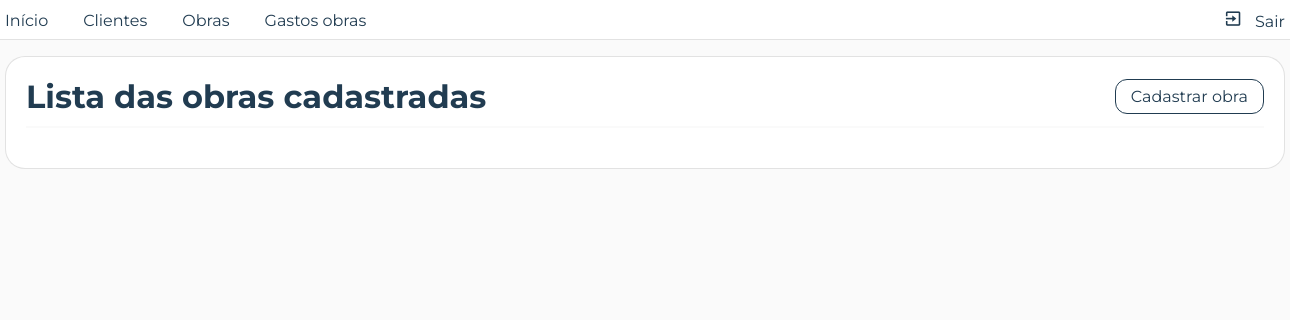
Before: /pages/front/listas/lista_obras.php (signed in) with the older database file.
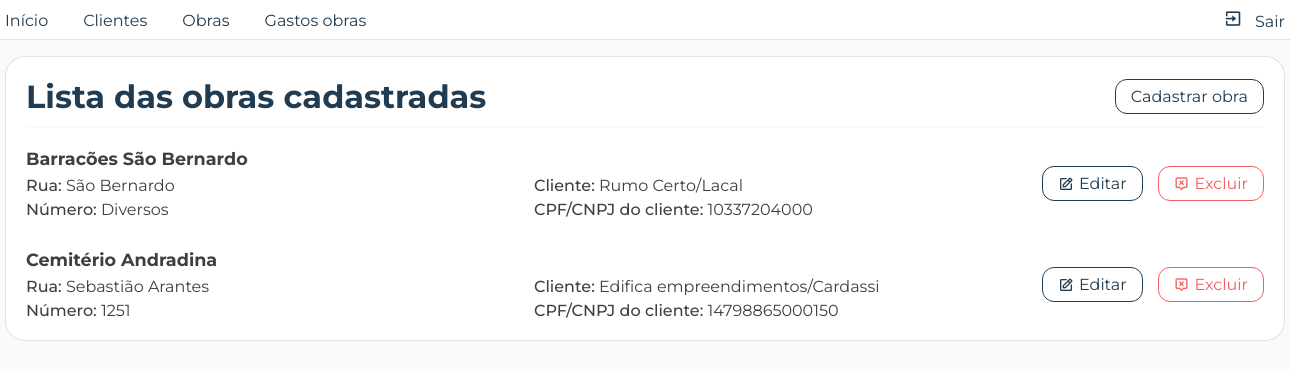
After: the same page with the newer database file.
### tables this page shows
CREATE TABLE `obras` (
  `id` int(11) NOT NULL,
  `nome` varchar(50) NOT NULL,
  `cpf_cnpj_cliente` varchar(20) NOT NULL,
  `id_cidade` int(11) NOT NULL,
  `rua` varchar(50) NOT NULL,
  `numObra` char(10) NOT NULL
);

CREATE TABLE `clientes` (
  `cpf_cnpj` varchar(20) NOT NULL,
  `nome` varchar(50) NOT NULL,
  `tipo_cliente` char(2) DEFAULT NULL
);

### pages/back/listas/lista_obrasdb.php (called while the page is built)
<?php
   require_once(__DIR__."/../../conexao/connection.php");
   try {
      $query = $conn->prepare("SELECT
                                 O.id,
                                 O.nome AS nomeObra,
                                 O.rua,
                                 O.numObra,
                                 C.cpf_cnpj,
                                 C.nome AS nomeCliente,
                                 Ci.cidade
                               FROM obras O
                               INNER JOIN clientes C
                               ON O.cpf_cnpj_cliente = C.cpf_cnpj
                               INNER JOIN cidades Ci
                               ON O.id_cidade = Ci.id
                               ORDER BY nomeObra ASC");
      $query->execute();
      if($query) {
         $obras = $query->fetchAll(PDO::FETCH_ASSOC);
         return $obras;
      }
   } catch(PDOException $erro) {
      echo $erro;
      echo "Não foi possível recuperar as obras cadastradas";
      exit();
   }
?>

### pages/front/listas/lista_obras.php (the view, shortened to what this page needs)
<?php
   require_once(__DIR__."/../../back/listas/lista_obrasdb.php");
?>
<!DOCTYPE html>
<html lang="pt-br">
<head>
      <link rel="stylesheet" href="<?= BASE_URL; ?>css/reset.css">
      <link rel="stylesheet" href="<?= BASE_URL; ?>css/style.css">
      <link rel="stylesheet" href="<?= BASE_URL; ?>css/listas.css">
</head>
<body>
      <?php require_once(__DIR__."/../menu.php"); ?>
      <div class="container container_lista">
         <div class="row rowTitulo">
            <h1>Lista das obras cadastradas</h1>
            <nav>
               <a href="<?= BASE_URL; ?>pages/front/cadastros/cadastrar_obras.php" class="btn nav">Cadastrar obra</a>
            </nav>
         </div>
         <div class="row lista">
            <?php
               foreach($obras as $linha) {
            ?>
               <div class="card">
                  <div class="particao_info">
                     <div class="row">
                        <h2 class="titulo_card_lista"><?= $linha['nomeObra']; ?></h2>
                     </div>
                     <div class="row">
                        <div class="particao">
                           <p class="texto_card_lista"><span class="bold">Rua:</span> <?= $linha['rua']; ?></p>
                           <p class="texto_card_lista"><span class="bold">Número:</span> <?= $linha['numObra']; ?></p>
                        </div>
                        <div class="particao">
                           <p class="texto_card_lista"><span class="bold">Cliente:</span> <?= $linha['nomeCliente']; ?></p>
                           <p class="texto_card_lista endereco_obra"><span class="bold">CPF/CNPJ do cliente:</span> <?= $linha['cpf_cnpj']; ?></p>
                        </div>
                     </div>
                  </div>
                  <div class="particao_btns_acao">
                     <a href="<?= BASE_URL; ?>pages/front/edits/editar_obra.php?id=<?= $linha['id']; ?>" class="btn editar">
                        <i class='bx bx-edit'></i>
                        Editar
                     </a>
                     <a
                        href="<?= BASE_URL; ?>pages/back/excluir/excluir_obradb.php?id=<?= $linha['id']; ?>"
                        class="btn excluir"
                        onclick="confirmarExclusao(event, '<?= $linha['nomeObra']; ?>')">
                        <i class='bx bx-message-alt-x'></i>
                        Excluir
                     </a>
                  </div>
               </div>
            <?php
               }
            ?>
         </div>
      </div>
</body>
</html>

### pages/front/menu.php (shortened to what this page needs)
<head>
   <link rel="stylesheet" href="<?= BASE_URL; ?>css/menu.css">
   <link href='https://unpkg.com/boxicons@2.1.4/css/boxicons.min.css' rel='stylesheet'>
</head>
<header>
   <div class="container">
      <nav>
         <ul>
            <li class="btnMenu"><a href="<?= BASE_URL; ?>?nomePag=Inicio">Início</a></li>
            <li class="btnMenu"><a href="<?= BASE_URL; ?>pages/front/listas/lista_clientes.php?nomePag=Clientes">Clientes</a></li>
            <li class="btnMenu"><a href="<?= BASE_URL; ?>pages/front/listas/lista_obras.php?nomePag=Obras">Obras</a></li>
            <li class="btnMenu"><a href="<?= BASE_URL; ?>pages/front/listas/lista_gastos_obras.php?nomePag=Gastos obras">Gastos obras</a></li>
         </ul>
         <ul>
            <li class="btnMenu btnSair"><a href="<?= BASE_URL; ?>pages/back/exit.php"><i class='bx bx-exit'></i> Sair</a></li>
         </ul>
      </nav>
   </div>
</header>

### css/style.css (style rules this page uses)
body { width: 100%; height: 100vh; padding-top: 7vh; background-color: var(--gelo); }
.container { width: 1280px; margin: 0 auto; }
.row { width: 100%; }
a.btn { width: fit-content; height: 35px; border-radius: 12px; display: block; padding: 0 15px; place-content: center; text-decoration: none; display: flex; gap: 5px; align-items: center; color: var(--gelo); font-size: 1rem; transition: all var(--trans02) ease; }
.bold { font-weight: 500; }

### css/variaveis.css (style rules this page uses)
:root { --cor-texto: rgba(26, 26, 26, 0.84); --cinza: rgba(26, 26, 26, 0.7); --cinza-claro: rgba(37, 37, 37, 0.438); --borda-card: rgba(37, 37, 37, 0.130); --realce: #213C51; --realce02: #173044; --gelo: #fafafa; --branco: #fff; --vermelho: #f16060; --vermelho02: #cc4545; --verde: #75B06F; --trans02: .2s; --trans04: .4s; }

Changed rows visible on the page:
added obras: nome "Barracões São Bernardo", rua "São Bernardo", numObra "Diversos", clientes.nome "Rumo Certo/Lacal", clientes.cpf_cnpj "10337204000"
added obras: nome "Cemitério Andradina", rua "Sebastião Arantes", numObra "1251", clientes.nome "Edifica empreendimentos/Cardassi", clientes.cpf_cnpj "14798865000150"
